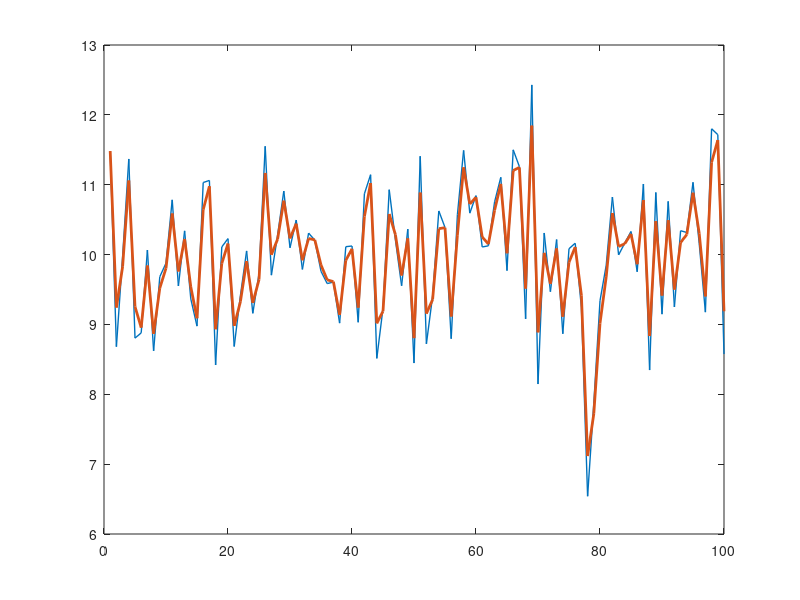

This figure's MATLAB source: (Note: this script raises an error after producing the figure.)
clc;
clear;
close all;

true_value = 10;
% No. of measurements
N = 100;

%generating Noise value
noise = randn(1, N);
sensor = true_value + noise;

%Recursive filter
alpha = 0.8;
filtered = zeros(1, N);

%first measurement
filtered(1) = sensor(1);

for k = 2:N
    filtered(k) = (1-alpha)*filtered(k-1) + alpha*sensor(k);
end

%Plot
plot(sensor, 'LineWidth', 1);
hold on;

plot(filtered, 'LineWidth', 2);

yline(true_value, '--');

grid on;

xlabel('Measurement number');
ylabel('Value');

legend('Sensor measurement', ...
       'Filtered estimate', ...
       'True value');

title('Recursive Filter');
